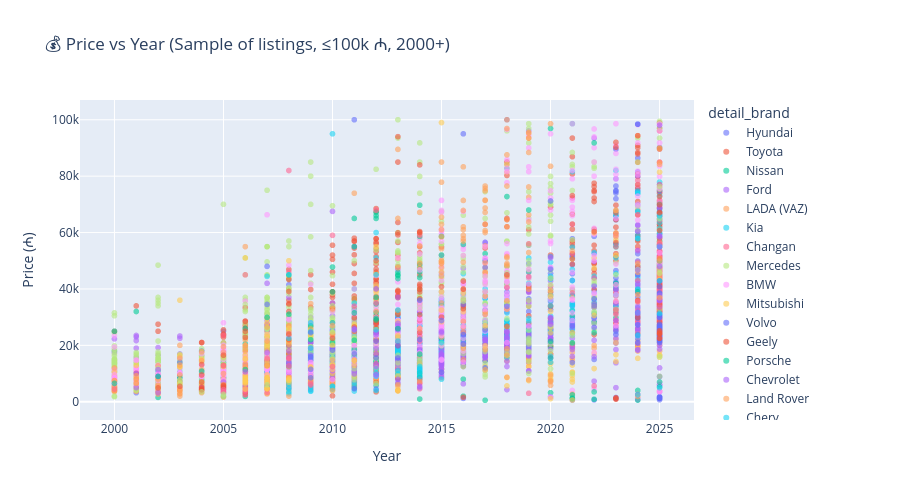

Notebook code cell kept with this figure:
### Code cell
# Price vs Year scatter
sample_df = df[(df['price_numeric'] <= 100000) & (df['year_numeric'] >= 2000)].sample(min(5000, len(df)))

fig = px.scatter(
    sample_df,
    x='year_numeric',
    y='price_numeric',
    color='detail_brand',
    title='💰 Price vs Year (Sample of listings, ≤100k ₼, 2000+)',
    labels={'year_numeric': 'Year', 'price_numeric': 'Price (₼)'},
    opacity=0.6
)
fig.update_layout(height=500)
fig.show()
